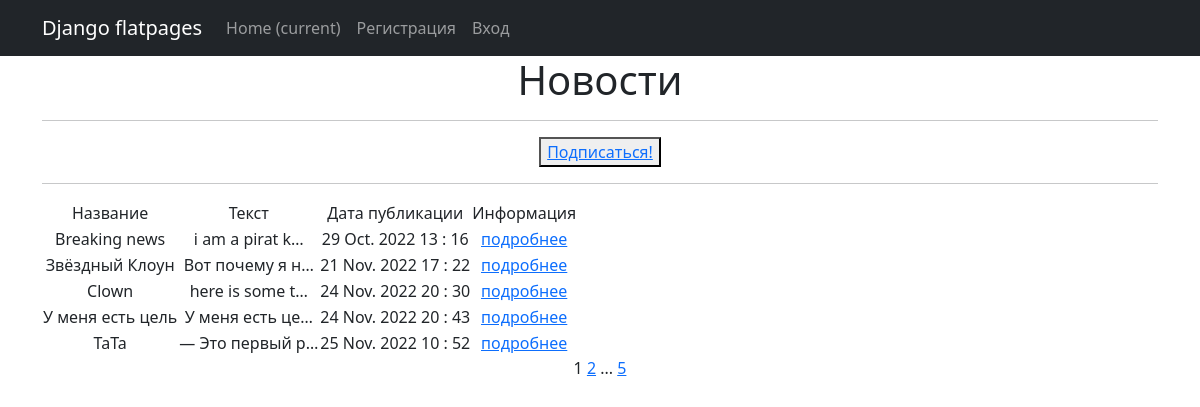
/news/categories/1/, run on the app's committed database.
### news/models.py (models this page shows, shortened)
class Post(models.Model):
    author = models.ForeignKey(Author, on_delete=models.CASCADE)
    NEWS = "NW"
    ARTICLE = "AR"
    CATEGORY_CHOICES = (
        (NEWS, 'Новость'),
        (ARTICLE, 'Статья'),
    )
    categoryType = models.CharField(max_length=2, choices=CATEGORY_CHOICES, default=ARTICLE)
    dateCreation = models.DateTimeField(auto_now_add=True)
    postCategory = models.ManyToManyField(Category, through='PostCategory')
    title = models.CharField(max_length=128)
    text = models.TextField()
    rating = models.SmallIntegerField(default=0)

### news/views.py (the view)
# urls.py: path('categories/<int:pk>/', CategoryList.as_view(), name='category_list'),
class CategoryList(ListView):
    model = Post
    template_name = 'news/categories.html'
    context_object_name = 'categories'
    paginate_by = 5
    def get_queryset(self):  # фильтрация по категории
        self.postCategory = get_object_or_404(Category, id=self.kwargs['pk'])
        queryset = Post.objects.filter(postCategory=self.postCategory).order_by('dateCreation')
        return queryset
    def get_context_data(self, **kwargs):
        context = super().get_context_data(**kwargs)
        context['is_not_subscribe'] = self.request.user not in self.postCategory.subscribers.all()
        context['postCategory'] = self.postCategory
        return context

### news/templates/news/categories.html (shortened to what this page needs)
{% extends 'default.html' %}
{% load censor_filters %}
{% load custom_tags %}
{% block content %}
<h1>Новости</h1>
   <hr>
    <form>
        {% if is_not_subscribe %}
            <button><a href="{% url 'add_subscribe' postCategory.id %}">Подписаться!</a></button>
        {% else %}
            <button><a href="{% url 'delete_subscribe' postCategory.id %}">Отписаться!</a></button>
        {% endif %}
    </form>
<hr>
{% if categories %}
<table>
    <tr>
        <td>Название</td>
        <td>Текст</td>
        <td>Дата публикации</td>
        <td>Информация</td>
    </tr>
    {% for a in categories %}
    <tr>
        <td>{{ a.title }}</td>
        <td>{{ a.text|truncatechars:15}}</td>
        <td>{{ a.dateCreation | date:'d M. Y H : i'}}</td>
        <td><a href="{% url 'show_post' a.id %}"> подробнее </a></td>
                <td>
                </td>
    </tr>
    {% endfor %}
</table>
{% else %}
<h2>Новостей нет!</h2>
{% endif %}
   {{ page_obj.number }}
   {% if page_obj.has_next %}
       <a href="?page={{ page_obj.next_page_number }}">{{ page_obj.next_page_number }}</a>
       {% if paginator.num_pages != page_obj.next_page_number %}
           ...
           <a href="?page={{ page_obj.paginator.num_pages }}">{{ page_obj.paginator.num_pages }}</a>
       {% endif %}
   {% endif %}
{% endblock content %}

### news/templates/news/default.html (shortened to what this page needs)
<!DOCTYPE html>
<html lang="en">
    <head>
        {% load static %}
        <link href="{% static 'css/styles.css' %}" rel="stylesheet" />
    </head>
    <body>
        <nav class="navbar navbar-expand-lg navbar-dark bg-dark static-top">
            <div class="container">
                <a class="navbar-brand" href="#">Django flatpages</a>
                <div class="collapse navbar-collapse" id="navbarResponsive">
                    <ul class="navbar-nav ml-auto">
                        <li class="nav-item active">
                            <a class="nav-link" href="#">Home
                                <span class="sr-only">(current)</span>
                            </a>
                        </li>
                        <li class="nav-item">
                            {% if user.is_authenticated %}
                            <a class="nav-link" href="/accounts/logout/">Выйти</a>
                        </li>
                            {% else %}
                        <li class="nav-item">
                            <a class="nav-link" href="/accounts/signup/">Регистрация</a>
                        </li>
                        <li class="nav-item">
                            <a class="nav-link" href="/accounts/login/">Вход</a>
                            {% endif %}
                        </li>
                    </ul>
                </div>
            </div>
        </nav>
        <div class="container">
            <div class="row">
                <div class="col-lg-12 text-center">
                     {% block content %}{% endblock content %}
                </div>
            </div>
        </div>
    </body>
</html>

### data on the page
Post: title "Breaking news", text "i am a pirat k…", dateCreation "29 Oct. 2022 13 : 16"
Post: title "Звёздный Клоун", text "Вот почему я н…", dateCreation "21 Nov. 2022 17 : 22"
Post: title "Сlown", text "here is some t…", dateCreation "24 Nov. 2022 20 : 30"
Post: title "У меня есть цель", text "У меня есть це…", dateCreation "24 Nov. 2022 20 : 43"
Post: title "ТаТа", text "— Это первый р…", dateCreation "25 Nov. 2022 10 : 52"

### other printed values
{{ page_obj.number }} "1"
{{ page_obj.next_page_number }} "2"
{{ page_obj.paginator.num_pages }} "5"
